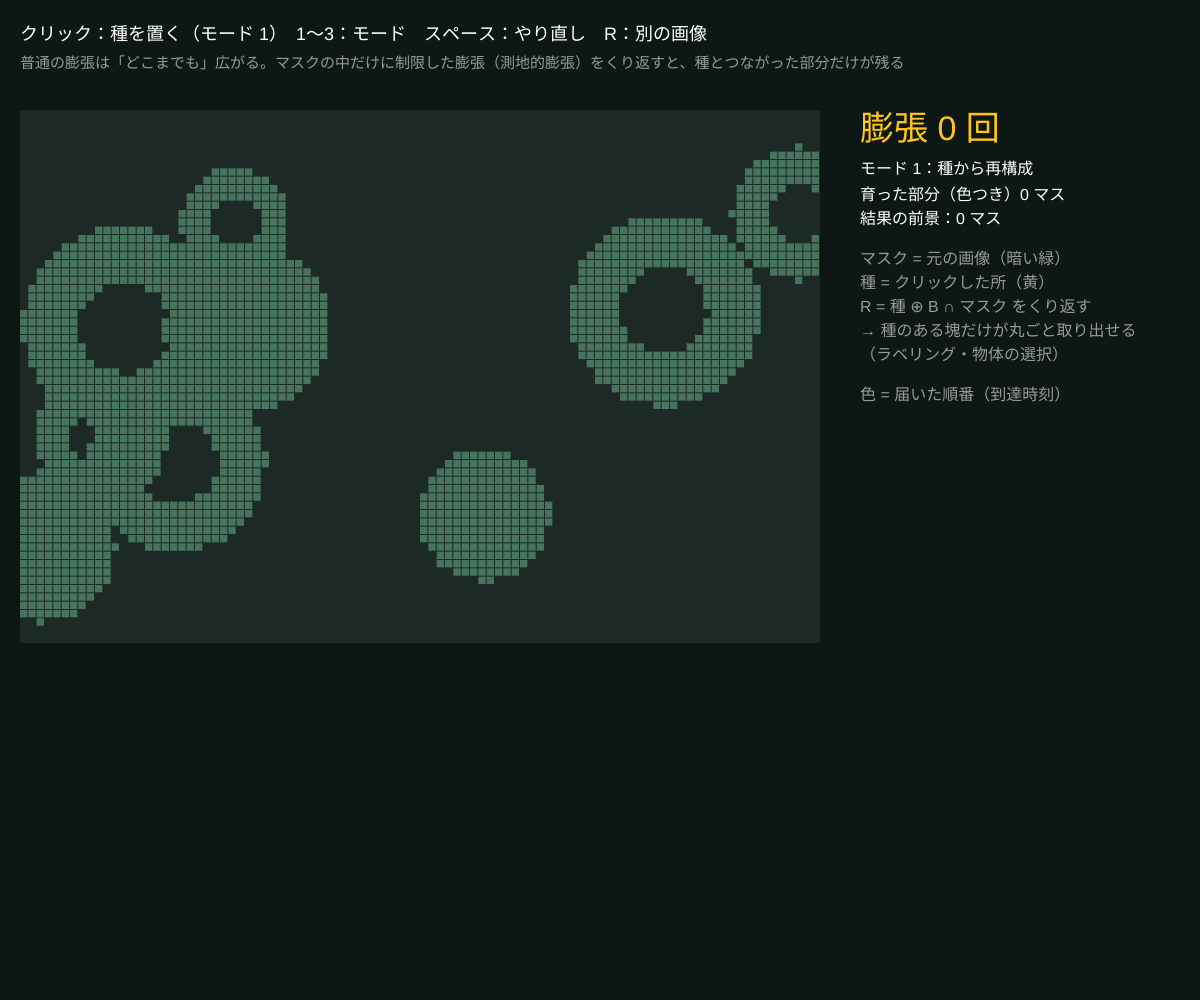
Frame 1 (no input)
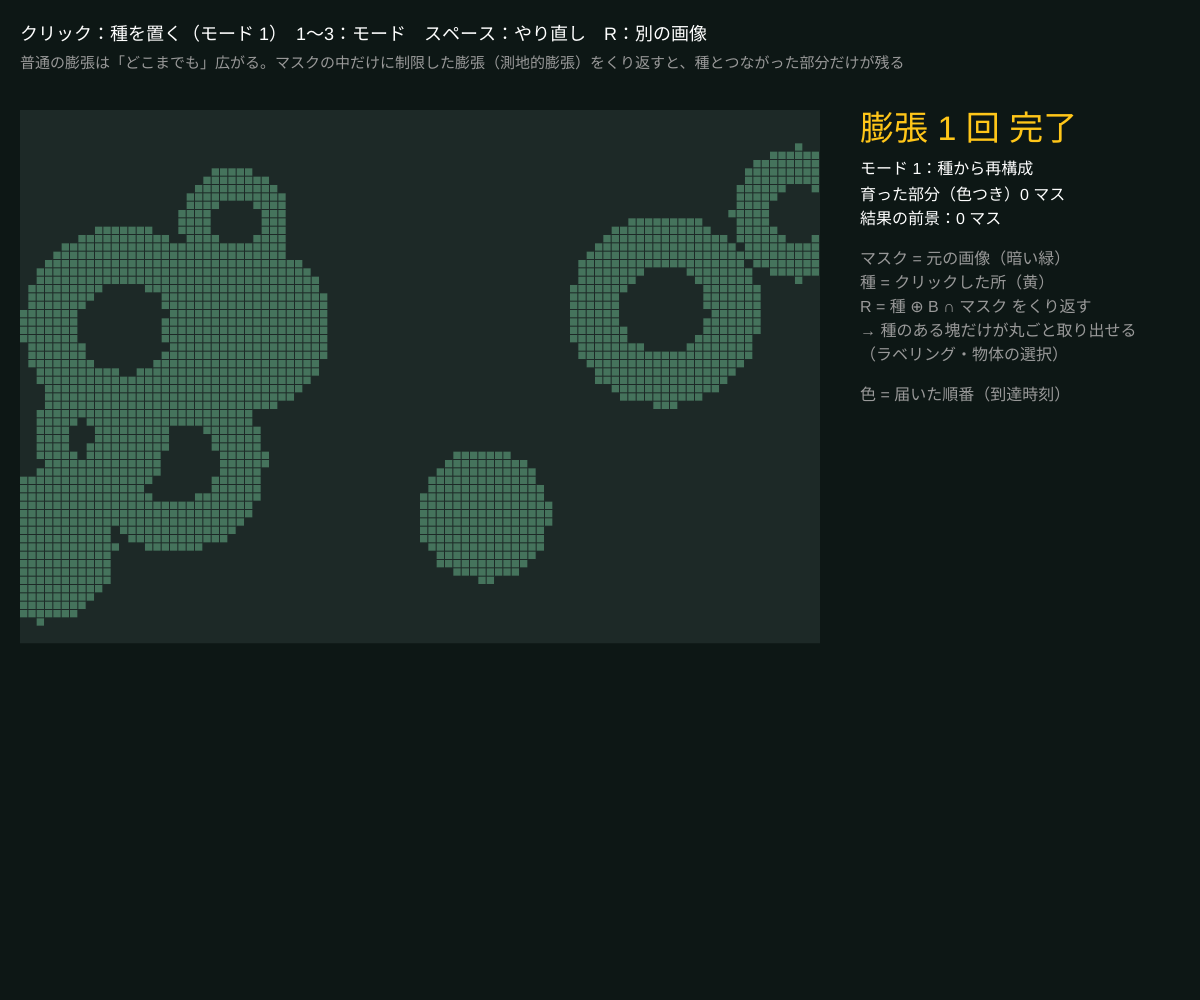
Frame 60 (no input)
Frame 120 (the mouse pressed at the canvas centre since frame 60): identical to frame 60, image omitted

The p5.js sketch that drew these frames (run headless with seeded random() and noise() and a simulated clock; from frame 60 on, the mouse is pressed at the canvas centre):

// p5.js sketch
// ── sketch.js
// ============================================
// 11 再構成と穴埋め（測地的膨張）
// マーカー（種）を「マスク（元の画像）の中だけで」膨張しつづける = 測地的膨張。止まったものが「再構成」
// 種を置いた塊だけ取り出す ／ 穴を埋める ／ 画面のふちに触れた物体を消す ── 全部この 1 つの道具で
// クリックで種を置く（モード 1） / 1〜3 でモード / スペースでやり直し / R で別の画像
// ============================================

let cols = 96, rows = 64, cell, ox = 20, oy = 110;
let mask, recMask, rec, arrival, markerSrc;
let mode = 1;      // ★ 1 = 種から再構成 2 = 穴埋め 3 = ふちに触れた物体を消す
let iter = 0, done = false, seed = 1;
let se = [];
let modeNames = { 1: '種から再構成', 2: '穴埋め', 3: 'ふちに触れた物体を消す' };

function setup() {
  createCanvas(windowWidth, windowHeight);
  colorMode(HSB, 360, 100, 100, 100);
  cell = min((width - 400) / cols, (height - 140) / rows);
  se = makeSE('box', 1); // ★ 測地的膨張の SE（3×3 = 8 近傍）
  makeMask();
}

// ★ 画像：穴のある塊、ふちに触れる塊、小さな塊
function makeMask() {
  randomSeed(seed);
  mask = new Uint8Array(cols * rows);
  let blobs = [];
  for (let n = 0; n < 7; n++) blobs.push([random(8, cols - 8), random(8, rows - 8), random(6, 14), random() < 0.6]);
  blobs.push([2, rows - 12, 9, false]);      // 左下のふちに触れる
  blobs.push([cols - 3, 12, 8, true]);       // 右上のふちに触れる
  for (let y = 0; y < rows; y++) for (let x = 0; x < cols; x++) {
    for (let [cx, cy, r, hole] of blobs) {
      let d = dist(x, y, cx, cy);
      if (d <= r && !(hole && d < r * 0.45)) mask[x + y * cols] = 1;
    }
  }
  startMode();
}

// ★ モードごとに「マスク」と「種」を決める
function startMode() {
  rec = new Uint8Array(cols * rows);
  if (mode === 1) {
    recMask = mask;                                    // マスクの中で種を育てる
    if (markerSrc) for (let i = 0; i < rec.length; i++) rec[i] = markerSrc[i] && mask[i] ? 1 : 0;
  } else if (mode === 2) {
    recMask = mask.map((v) => 1 - v);                  // 背景の中で、ふちから育てる
    for (let i = 0; i < rec.length; i++) if (isBorder(i) && recMask[i]) rec[i] = 1;
  } else {
    recMask = mask;                                    // 前景の中で、ふちから育てる
    for (let i = 0; i < rec.length; i++) if (isBorder(i) && mask[i]) rec[i] = 1;
  }
  arrival = new Int16Array(cols * rows).fill(-1);
  for (let i = 0; i < rec.length; i++) if (rec[i]) arrival[i] = 0;
  iter = 0; done = false;
}
function isBorder(i) { let x = i % cols, y = floor(i / cols); return x === 0 || y === 0 || x === cols - 1 || y === rows - 1; }

// ★ 測地的膨張を 1 回：膨張してからマスクと AND。変わらなくなったら終わり
function stepGeo() {
  if (done) return;
  let d = dilateImg(rec, se);
  let changed = false;
  for (let i = 0; i < rec.length; i++) {
    let v = d[i] && recMask[i] ? 1 : 0;
    if (v && !rec[i]) { changed = true; arrival[i] = iter + 1; }
    rec[i] = v;
  }
  iter++;
  if (!changed) done = true;
}

function draw() {
  background(170, 45, 9);
  if (!done && frameCount % 3 === 0) stepGeo();
  noStroke();
  fill(170, 30, 16);
  rect(ox, oy, cols * cell, rows * cell);
  let nRec = 0, nOut = 0;
  for (let i = 0; i < mask.length; i++) {
    let x = ox + (i % cols) * cell, y = oy + floor(i / cols) * cell;
    let out = mode === 1 ? rec[i] : mode === 2 ? mask[i] || !rec[i] : mask[i] && !rec[i]; // 最終結果
    if (out) nOut++;
    if (rec[i]) {
      nRec++;
      fill(arrival[i] === 0 ? 45 : (200 + arrival[i] * 4) % 360, 80, arrival[i] === 0 ? 100 : 85); // 種 = 黄、到達順で色
    } else if (mask[i]) fill(150, 40, mode === 1 ? 45 : 90);
    else continue;
    rect(x, y, cell - 1, cell - 1);
  }
  let px = ox + cols * cell + 40, ty = oy + 10;
  fill(45, 90, 100); textSize(34);
  text('膨張 ' + iter + ' 回' + (done ? ' 完了' : ''), px, ty + 20);
  textSize(16); fill(0, 0, 100);
  text('モード ' + mode + '：' + modeNames[mode], px, ty + 54);
  text('育った部分（色つき）' + nRec + ' マス', px, ty + 80);
  text('結果の前景：' + nOut + ' マス', px, ty + 104);
  fill(0, 0, 60);
  if (mode === 1) {
    text('マスク = 元の画像（暗い緑）', px, ty + 144);
    text('種 = クリックした所（黄）', px, ty + 168);
    text('R = 種 ⊕ B ∩ マスク をくり返す', px, ty + 192);
    text('→ 種のある塊だけが丸ごと取り出せる', px, ty + 216);
    text('（ラベリング・物体の選択）', px, ty + 240);
  } else if (mode === 2) {
    text('マスク = 背景（元の画像の補集合）', px, ty + 144);
    text('種 = 画面のふち', px, ty + 168);
    text('ふちから流れ込める背景だけが育つ', px, ty + 192);
    text('→ 流れ込めなかった背景 = 穴', px, ty + 216);
    text('結果 = 元の画像 ∪ 穴（穴が埋まる）', px, ty + 240);
  } else {
    text('マスク = 元の画像', px, ty + 144);
    text('種 = ふちに触れている前景', px, ty + 168);
    text('ふちから育った塊 = ふちに触れた物体', px, ty + 192);
    text('結果 = 元の画像 − 育った塊', px, ty + 216);
    text('（顕微鏡画像で切れた細胞を除外する）', px, ty + 240);
  }
  text('色 = 届いた順番（到達時刻）', px, ty + 280);

  fill(0, 0, 100);
  textSize(18);
  text('クリック：種を置く（モード 1）　1〜3：モード　スペース：やり直し　R：別の画像', 20, 40);
  fill(0, 0, 60);
  textSize(15);
  text('普通の膨張は「どこまでも」広がる。マスクの中だけに制限した膨張（測地的膨張）をくり返すと、種とつながった部分だけが残る', 20, 68);
}

function mousePressed() {
  if (mode !== 1) return;
  let gx = floor((mouseX - ox) / cell), gy = floor((mouseY - oy) / cell);
  if (gx < 0 || gy < 0 || gx >= cols || gy >= rows) return;
  if (!markerSrc) markerSrc = new Uint8Array(cols * rows);
  markerSrc[gx + gy * cols] = 1;
  if (mask[gx + gy * cols]) { rec[gx + gy * cols] = 1; arrival[gx + gy * cols] = 0; done = false; }
}
function keyPressed() {
  if (key >= '1' && key <= '3') { mode = int(key); startMode(); }
  if (key === ' ') { if (mode === 1) markerSrc = null; startMode(); }
  if (key === 'r' || key === 'R') { seed++; markerSrc = null; makeMask(); }
}

// ---------- やってみよう ----------
// 1. モード 1 で、穴のある塊の「穴の中」をクリックしてみる。何も育たないのはなぜ？
// 2. モード 2 で、ふちに触れた塊の穴は埋まる？（ふちから流れ込める穴は「穴」ではない）
// 3. SE を十字（4 近傍）にすると、斜めにしかつながっていない所で止まる。8 近傍と 4 近傍の「つながり」のちがい

// ==================================================
// ここから下は「モルフォロジーの道具」（構造要素・膨張・収縮）
// （中身は読まなくても OK。消さないでね）
// ==================================================
function makeSE(kind, r) {
  let out = [];
  for (let dy = -r; dy <= r; dy++) for (let dx = -r; dx <= r; dx++) {
    if (kind === 'box') out.push([dx, dy]);
    else if (kind === 'cross') { if (dx === 0 || dy === 0) out.push([dx, dy]); }
    else if (dx * dx + dy * dy <= r * r + r * 0.5) out.push([dx, dy]);
  }
  return out;
}
function morph(a, se, isDilate) {
  let out = new Uint8Array(a.length);
  for (let y = 0; y < rows; y++) for (let x = 0; x < cols; x++) {
    let v = isDilate ? 0 : 1;
    for (let k = 0; k < se.length; k++) {
      let nx = x + se[k][0], ny = y + se[k][1];
      if (nx < 0) nx = 0; else if (nx >= cols) nx = cols - 1;
      if (ny < 0) ny = 0; else if (ny >= rows) ny = rows - 1;
      let s = a[nx + ny * cols];
      if (isDilate ? s : !s) { v = isDilate ? 1 : 0; break; }
    }
    out[x + y * cols] = v;
  }
  return out;
}
function dilateImg(a, se) { return morph(a, se, true); }
function erodeImg(a, se) { return morph(a, se, false); }
